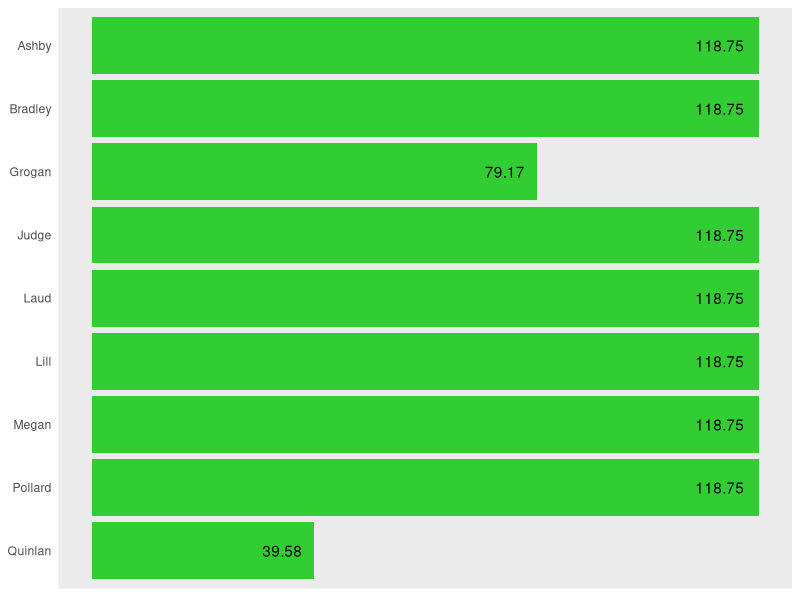

Write R code to recreate this figure.
## ---- chunk 1
library(ggplot2)    
cost.table <- data.frame(name = c('Ashby', 'Bradley', 'Grogan', 'Judge', 'Laud',
                                  'Lill', 'Megan', 'Pollard', 'Quinlan'),
                         shares = as.integer(c(3, 3, 2, 3, 3, 3, 3, 3, 1)),
                         payment = 0,
                         stringsAsFactors = FALSE)
share.cost <- 950 / 24
cost.table$payment <- round(share.cost * cost.table$shares, 2)
    
## ---- chunk 2
    
# Reorder the names so that the plot is in the correct order
cost.table$name2 <- reorder(cost.table$name, nrow(cost.table):1)
    
ggplot(cost.table, aes(x = name2, y = payment)) +
  geom_bar(stat = "identity", fill = "limegreen") +
  coord_flip() +
  geom_text(aes(label = payment, hjust = 1.3)) +         
  theme(legend.position = "none", panel.grid = element_blank(),
        axis.text.x = element_blank(), axis.ticks.x = element_blank(),
        axis.ticks.y = element_blank()) +
  labs(x = NULL, y = NULL) 
